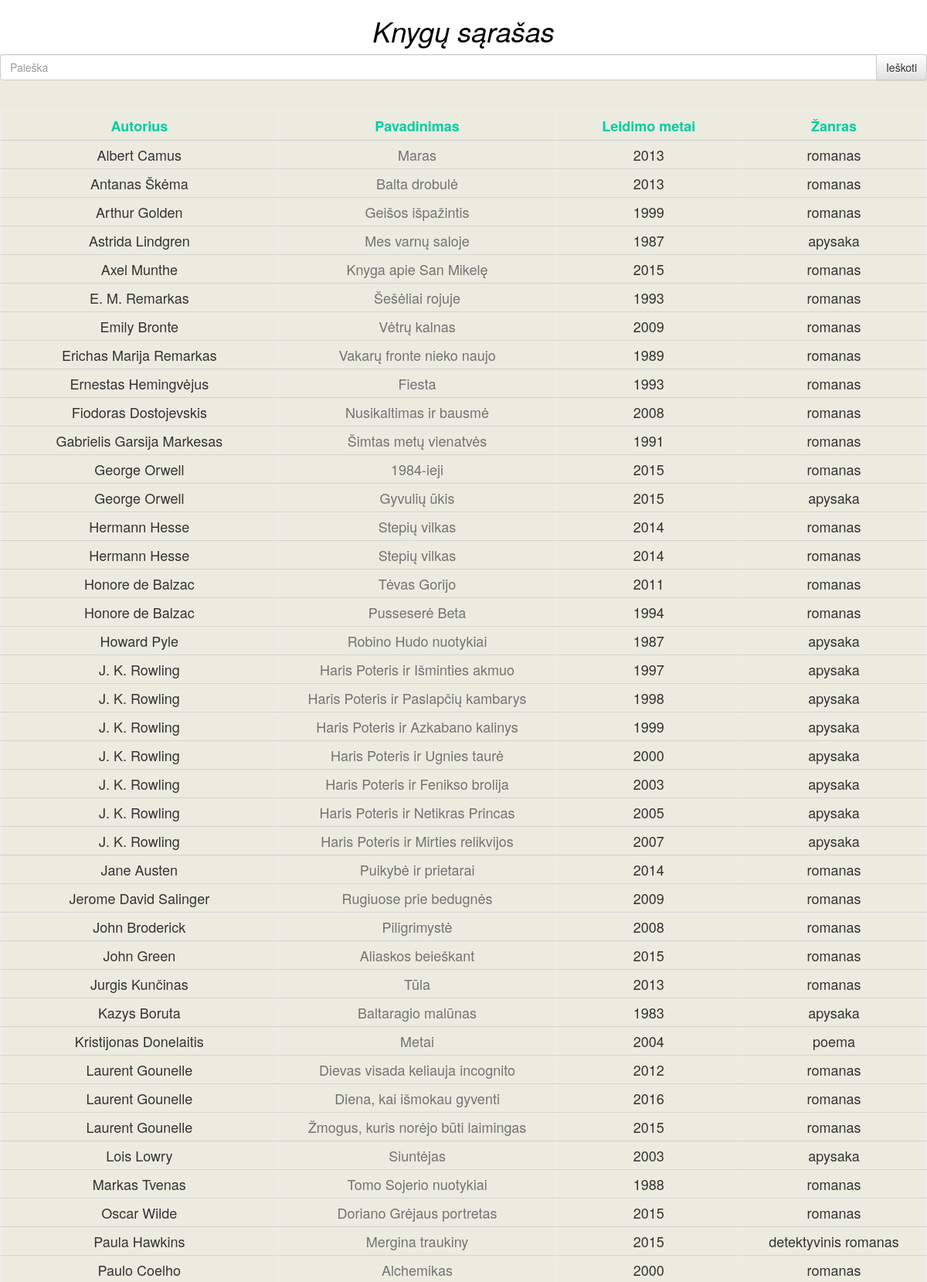
The page /index.php?sort=autorius (upper part) on the database its author committed.
### tables this page shows
CREATE TABLE `knygu_sarasas` (
  `nr` int(50) NOT NULL,
  `pavadinimas` varchar(100) NOT NULL,
  `metai` float NOT NULL,
  `autorius` varchar(200) NOT NULL,
  `zanras` varchar(50) NOT NULL
);

### index.php (the view, shortened to what this page needs)
<html>
    <head>
        <link rel="stylesheet" href="https://maxcdn.bootstrapcdn.com/bootstrap/3.3.7/css/bootstrap.min.css">
        <link rel="stylesheet" href="https://maxcdn.bootstrapcdn.com/bootstrap/3.3.7/css/bootstrap-theme.min.css">
        <link rel="stylesheet" type="text/css" href="main.css">
    </head>
    <body>
        <div class="wrapper">
            <i><h1><a id="tekstas" href="index.php">Knygų sąrašas</a></h1></i>
            <div id="content">
                <form method="post" action="index.php">
                    <div class="input-group">
                        <input class="form-control" type="text" name="search2" id="input" placeholder="Paieška">
                        <span class="input-group-btn">
                            <input class="btn btn-default" id="button" type="submit" name="search" value="Ieškoti">
                        </span>
                    </div>
                    <br><br>
                        <?php
                            if(isset($_POST['search'])){
                                $search2=$_POST['search2'];
                                $query= "select * from knygu_sarasas where concat(autorius,pavadinimas,metai,zanras) like '%".$search2."%'";
                                $search=filter($query);
                                $pagination='';
                            }
                            else{
                                if (isset($_GET['sort'])){
                                    if($_GET['sort'] == 'autorius'){
                                        $query2="SELECT * FROM knygu_sarasas ORDER BY autorius";
                                    }
                                    $search=filter($query2);
                                }
                            }
                            function filter($query){
                                $conn=mysqli_connect('mysql.hostinger.lt', 'u394434564_root', 'knygos', 'u394434564_demo');
                                mysqli_set_charset($conn, 'utf8');
                                $result=mysqli_query($conn, $query);
                                return $result;
                            }
                            echo '<table  id="table" border="solid 1px">';
                            echo '<col width="30%"><col width="30%"><col width="20%"><col width="20%">';
                            echo '<tr>';
                            echo '<th><a id="color" href="index.php?sort=autorius">Autorius</a></th>';
                            echo '<th><a id="color" href="index.php?sort=pavadinimas">Pavadinimas</a></th>';
                            echo '<th><a id="color" href="index.php?sort=metai">Leidimo metai</a></th>';
                            echo '<th><a id="color"href="index.php?sort=zanras">Žanras</a></th>';
                            echo '</tr>';
                            while ($row=mysqli_fetch_array($search, MYSQLI_ASSOC)){
                                $nr = $row['nr'];
                                echo '<tr>';
                                echo '<td class="a" id="autorius">'.$row['autorius'].'</td>';
                                echo '<td class="a" id="pavadinimas"><a id="pav" href="informacija.php?nr='.$nr.'">'.$row['pavadinimas'].'</a></td>';
                                echo '<td class="a" id="metai">'.$row['metai'].'</td>';
                                echo '<td class="a" id="zanras">'.$row['zanras'].'</td>';
                                echo '</tr>';
                            }
                            echo '</table>';
                        ?>
                </form>
            </div>
        </div>
    </body>
</html>

### main.css (style rules this page uses)
.wrapper { height:100%; }
#content { background-color: #ebebe0; }
h1 { text-align: center; }
td, th { text-align: center; line-height: 36px; border-bottom: 1px solid lightgrey; }
#color { color: #00cca3; }
#tekstas { color: black; }
#pav { color: #737373; }
#table { width: 100%; border: none; font-size: 18px; }

### rows shown on the page
knygu_sarasas: autorius "Albert Camus", pavadinimas "Maras", metai "2013", zanras "romanas"
knygu_sarasas: autorius "Antanas Škėma", pavadinimas "Balta drobulė", metai "2013", zanras "romanas"
knygu_sarasas: autorius "Arthur Golden", pavadinimas "Geišos išpažintis", metai "1999", zanras "romanas"
knygu_sarasas: autorius "Astrida Lindgren", pavadinimas "Mes varnų saloje", metai "1987", zanras "apysaka"
knygu_sarasas: autorius "Axel Munthe", pavadinimas "Knyga apie San Mikelę", metai "2015", zanras "romanas"
knygu_sarasas: autorius "E. M. Remarkas", pavadinimas "Šešėliai rojuje", metai "1993", zanras "romanas"
knygu_sarasas: autorius "Emily Bronte", pavadinimas "Vėtrų kalnas", metai "2009", zanras "romanas"
knygu_sarasas: autorius "Erichas Marija Remarkas", pavadinimas "Vakarų fronte nieko naujo", metai "1989", zanras "romanas"
knygu_sarasas: autorius "Ernestas Hemingvėjus", pavadinimas "Fiesta", metai "1993", zanras "romanas"
knygu_sarasas: autorius "Fiodoras Dostojevskis", pavadinimas "Nusikaltimas ir bausmė", metai "2008", zanras "romanas"
knygu_sarasas: autorius "Gabrielis Garsija Markesas", pavadinimas "Šimtas metų vienatvės", metai "1991", zanras "romanas"
knygu_sarasas: autorius "George Orwell", pavadinimas "1984-ieji", metai "2015", zanras "romanas"
knygu_sarasas: autorius "George Orwell", pavadinimas "Gyvulių ūkis", metai "2015", zanras "apysaka"
knygu_sarasas: autorius "Hermann Hesse", pavadinimas "Stepių vilkas", metai "2014", zanras "romanas"
knygu_sarasas: autorius "Hermann Hesse", pavadinimas "Stepių vilkas", metai "2014", zanras "romanas"
knygu_sarasas: autorius "Honore de Balzac", pavadinimas "Tėvas Gorijo", metai "2011", zanras "romanas"
knygu_sarasas: autorius "Honore de Balzac", pavadinimas "Pusseserė Beta", metai "1994", zanras "romanas"
knygu_sarasas: autorius "Howard Pyle", pavadinimas "Robino Hudo nuotykiai", metai "1987", zanras "apysaka"
knygu_sarasas: autorius "J. K. Rowling", pavadinimas "Haris Poteris ir Išminties akmuo", metai "1997", zanras "apysaka"
knygu_sarasas: autorius "J. K. Rowling", pavadinimas "Haris Poteris ir Paslapčių kambarys", metai "1998", zanras "apysaka"
knygu_sarasas: autorius "J. K. Rowling", pavadinimas "Haris Poteris ir Azkabano kalinys", metai "1999", zanras "apysaka"
knygu_sarasas: autorius "J. K. Rowling", pavadinimas "Haris Poteris ir Ugnies taurė", metai "2000", zanras "apysaka"
knygu_sarasas: autorius "J. K. Rowling", pavadinimas "Haris Poteris ir Fenikso brolija", metai "2003", zanras "apysaka"
knygu_sarasas: autorius "J. K. Rowling", pavadinimas "Haris Poteris ir Netikras Princas", metai "2005", zanras "apysaka"
knygu_sarasas: autorius "J. K. Rowling", pavadinimas "Haris Poteris ir Mirties relikvijos", metai "2007", zanras "apysaka"
knygu_sarasas: autorius "Jane Austen", pavadinimas "Puikybė ir prietarai", metai "2014", zanras "romanas"
knygu_sarasas: autorius "Jerome David Salinger", pavadinimas "Rugiuose prie bedugnės", metai "2009", zanras "romanas"
knygu_sarasas: autorius "John Broderick", pavadinimas "Piligrimystė", metai "2008", zanras "romanas"
knygu_sarasas: autorius "John Green", pavadinimas "Aliaskos beieškant", metai "2015", zanras "romanas"
knygu_sarasas: autorius "Jurgis Kunčinas", pavadinimas "Tūla", metai "2013", zanras "romanas"
knygu_sarasas: autorius "Kazys Boruta", pavadinimas "Baltaragio malūnas", metai "1983", zanras "apysaka"
knygu_sarasas: autorius "Kristijonas Donelaitis", pavadinimas "Metai", metai "2004", zanras "poema"
knygu_sarasas: autorius "Laurent Gounelle", pavadinimas "Dievas visada keliauja incognito", metai "2012", zanras "romanas"
knygu_sarasas: autorius "Laurent Gounelle", pavadinimas "Diena, kai išmokau gyventi", metai "2016", zanras "romanas"
knygu_sarasas: autorius "Laurent Gounelle", pavadinimas "Žmogus, kuris norėjo būti laimingas", metai "2015", zanras "romanas"
knygu_sarasas: autorius "Lois Lowry", pavadinimas "Siuntėjas", metai "2003", zanras "apysaka"
knygu_sarasas: autorius "Markas Tvenas", pavadinimas "Tomo Sojerio nuotykiai", metai "1988", zanras "romanas"
knygu_sarasas: autorius "Oscar Wilde", pavadinimas "Doriano Grėjaus portretas", metai "2015", zanras "romanas"
knygu_sarasas: autorius "Paula Hawkins", pavadinimas "Mergina traukiny", metai "2015", zanras "detektyvinis romanas"
knygu_sarasas: autorius "Paulo Coelho", pavadinimas "Alchemikas", metai "2000", zanras "romanas"
